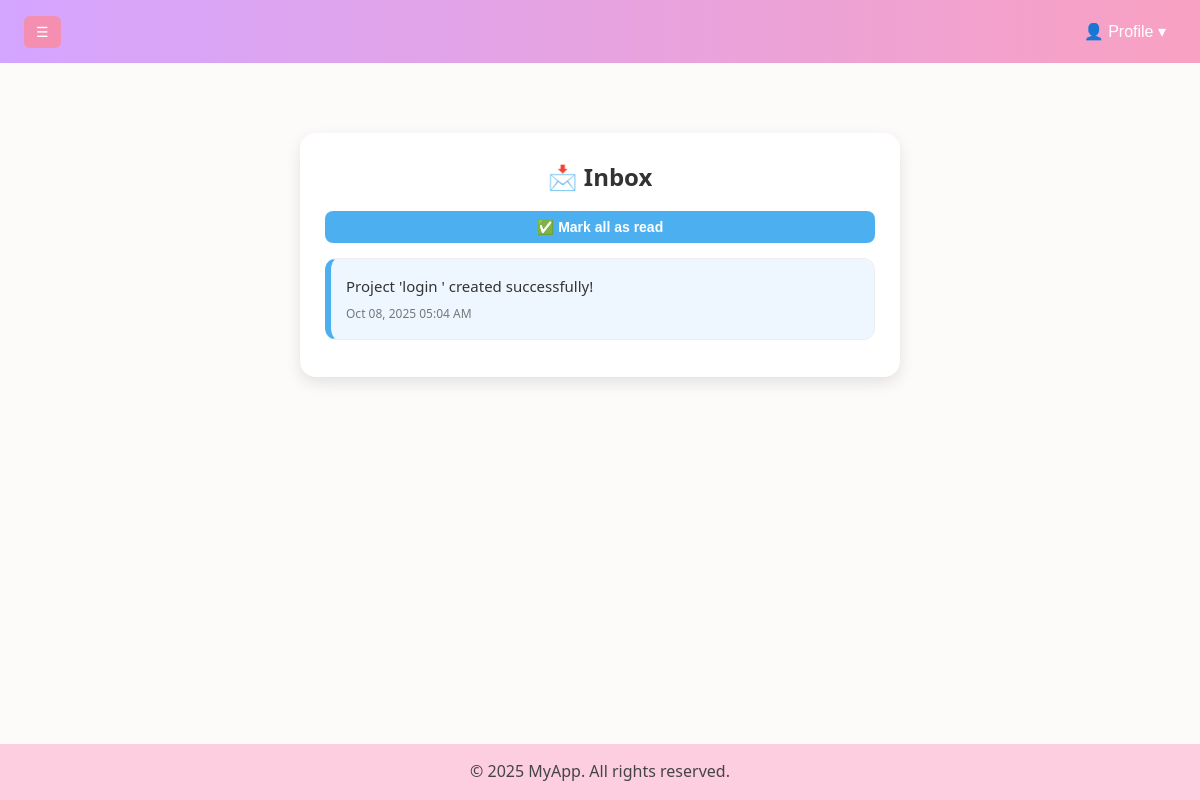
The page /inbox (signed in) on the database its author committed.
### src/models.py (models this page shows, shortened)
class Notification(db.Model):
    __tablename__ = "notification"
    id = db.Column(db.Integer, primary_key=True)
    user_id = db.Column(db.Integer, db.ForeignKey("user.id"), nullable=False)
    message = db.Column(db.Text, nullable=False)
    created_at = db.Column(db.DateTime, default=datetime.utcnow)

### src/app.py (the view)
@app.route("/inbox", methods=["GET", "POST"])
def inbox():
    if "user_id" not in session:
        return redirect(url_for("login"))
    if request.method == "POST":
        Notification.query.filter_by(user_id=session["user_id"]).delete()
        db.session.commit()
        return redirect(url_for("inbox"))
    notifications = Notification.query.filter_by(user_id=session["user_id"]).order_by(Notification.created_at.desc()).all()
    return render_template("inbox/inbox.html", notifications=notifications)

### src/app.py (called while the page is built)
@app.before_request
def load_unread_notifications():
    if "user_id" in session:
        pass

### src/templates/inbox/inbox.html (shortened to what this page needs)
{% extends "base.html" %}
{% block content %}
<div class="inbox-container">
  <h2>📩 Inbox</h2>
  <form method="POST" class="mark-all-form">
    <button type="submit" class="btn mark-btn">✅ Mark all as read</button>
  </form>
  {% if notifications %}
    <ul class="notification-list">
      {% for n in notifications %}
        <li class="notification-item {% if not n.is_read %}unread{% endif %}">
          <div class="message">{{ n.message }}</div>
          <div class="meta">{{ n.created_at.strftime("%b %d, %Y %I:%M %p") }}</div>
        </li>
      {% endfor %}
    </ul>
  {% else %}
    <p class="empty">🎉 No notifications yet.</p>
  {% endif %}
</div>
{% endblock %}

### src/static/style.css (style rules this page uses)
* { margin: 0; padding: 0; box-sizing: border-box; }
html,body { font-family: "Segoe UI", Tahoma, Geneva, Verdana, sans-serif; background: #fdfafa; color: #333; line-height: 1.6; height: 100%; display: flex; flex-direction: column; }
h1, h2 { color: #333; text-align: center; }
form { display: flex; flex-direction: column; gap: 12px; }
input, textarea, button { padding: 10px; border: 1px solid #ccc; border-radius: 6px; font-size: 14px; }
button { background-color: #4CAF50; color: white; border: none; cursor: pointer; }
.btn { padding: 6px 14px; border-radius: 6px; font-weight: bold; text-decoration: none; }

### src/templates/inbox/inbox.html (style rules this page uses)
.inbox-container { max-width: 600px; margin: 40px auto; padding: 25px; background: #fff; border-radius: 16px; box-shadow: 0 6px 15px rgba(0,0,0,0.1); }
h2 { margin-bottom: 15px; text-align: center; color: #333; }
.mark-all-form { text-align: right; margin-bottom: 15px; }
.mark-btn { padding: 8px 15px; background: #4cafef; color: white; border: none; border-radius: 8px; cursor: pointer; font-weight: bold; }
.notification-list { list-style: none; padding: 0; margin: 0; }
.notification-item { padding: 15px; margin-bottom: 12px; border-radius: 12px; background: #f9f9f9; border: 1px solid #eee; transition: background 0.2s; }
.notification-item.unread { border-left: 6px solid #4cafef; background: #eef7ff; }
.message { font-size: 15px; margin-bottom: 6px; }
.meta { font-size: 12px; color: #777; }

### rows shown on the page
Notification: message "Project 'login ' created successfully!", created_at "Oct 08, 2025 05:04 AM"
